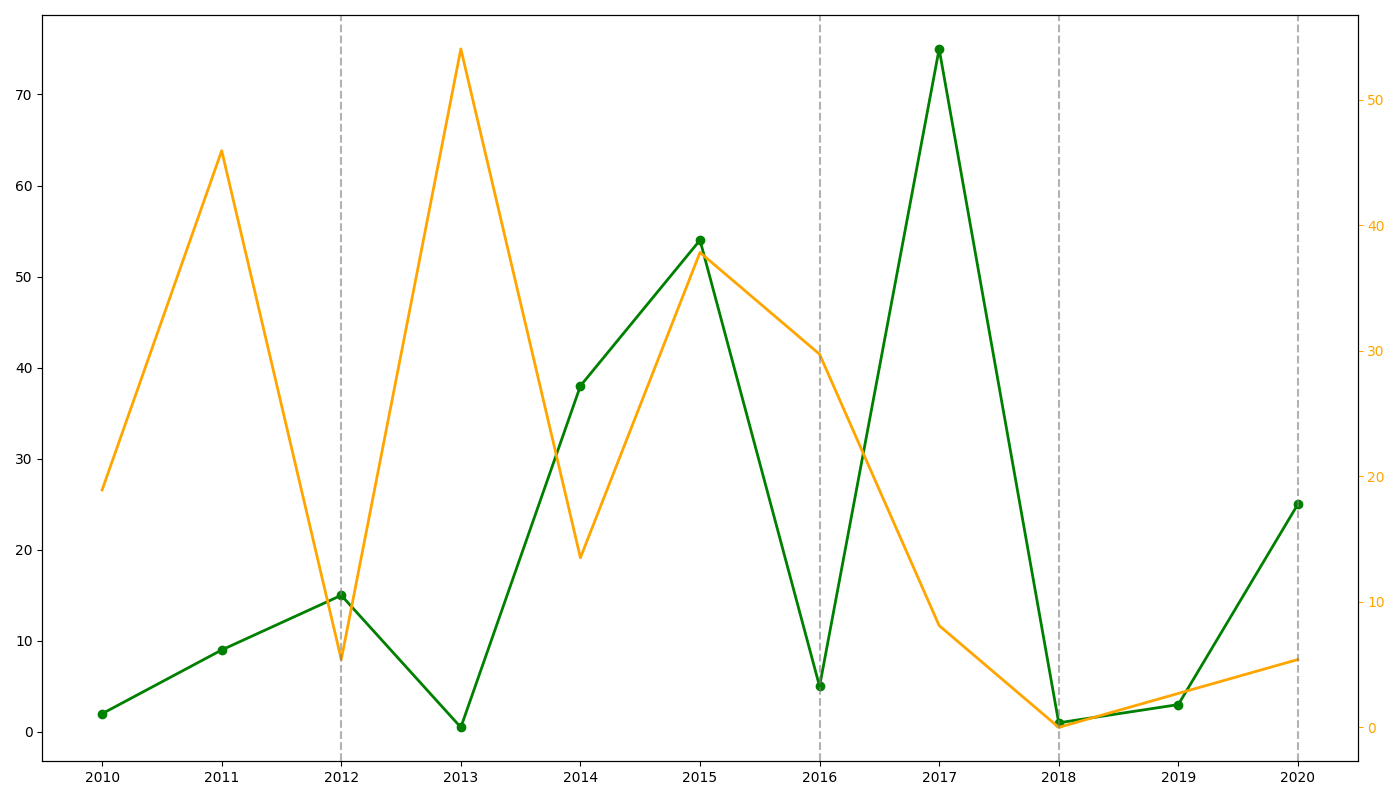

This figure's Python source:
import numpy as np
import matplotlib.pyplot as plt

years = np.arange(2010, 2021)
self_driving_cars = np.array([2, 9, 15, 0.5, 38, 54, 5, 75, 1, 3, 25])
road_accidents = np.array([30, 20, 35, 17, 32, 23, 26, 34, 37, 36, 35])

base_accidents = 37
accidents_reduction_percentage = ((base_accidents - road_accidents) / base_accidents) * 100

fig, ax1 = plt.subplots(figsize=(14, 8))

ax1.plot(years, self_driving_cars, marker='o', color='green', linewidth=2)
ax1.set_xticks(years)

ax2 = ax1.twinx()
ax2.plot(years, accidents_reduction_percentage, color='orange', linewidth=2)
ax2.tick_params(axis='y', colors='orange')

for milestone_year in [2012, 2016, 2018, 2020]:
    plt.axvline(x=milestone_year, color='grey', linestyle='--', alpha=0.6)

plt.tight_layout()
plt.show()
